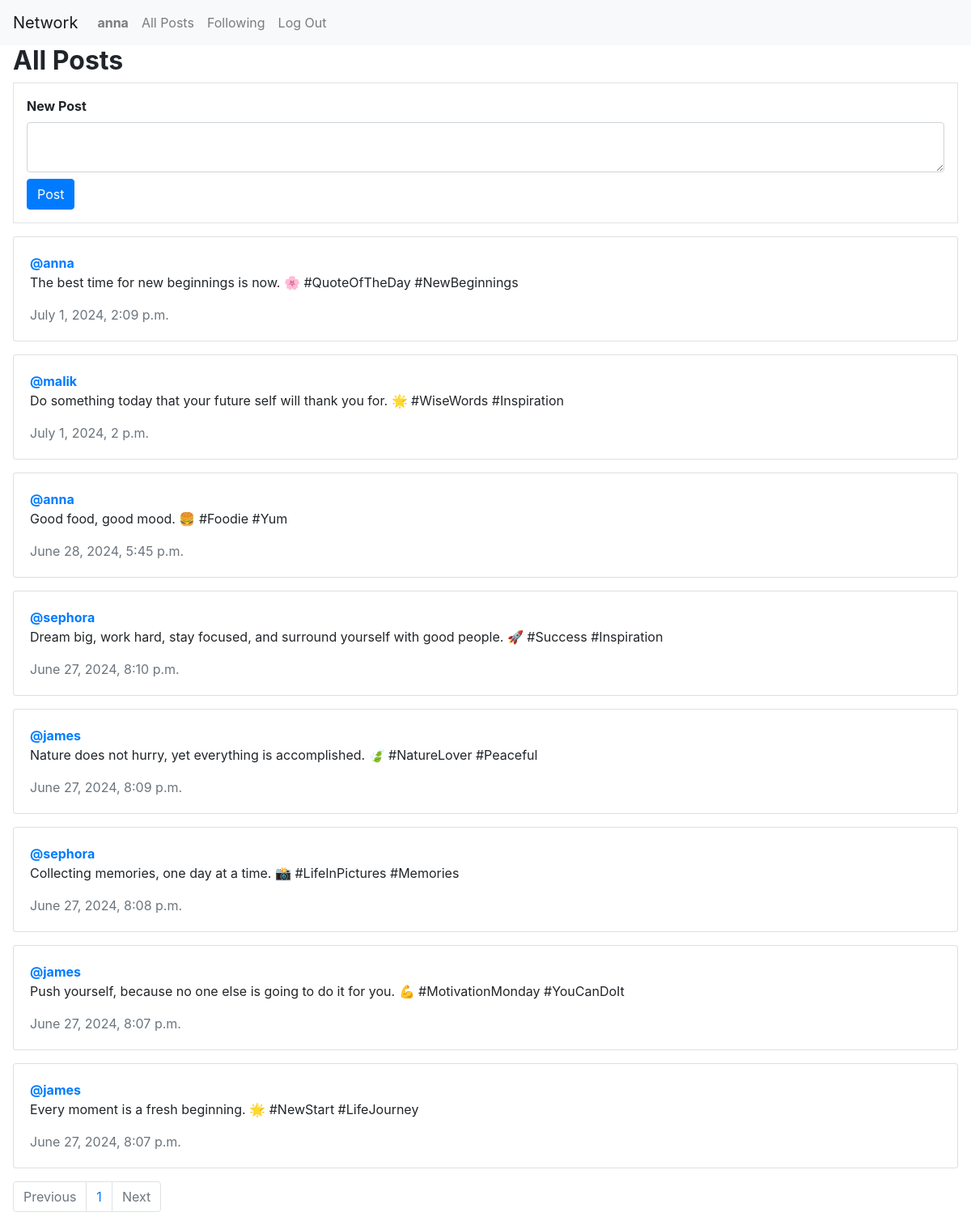
The app's page / (signed in) with its own data.
### network/models.py (models this page shows, shortened)
class User(AbstractUser):
    pass

class Post(models.Model):
    content = models.CharField(max_length=150)
    user = models.ForeignKey(User, on_delete=models.CASCADE, related_name="author")
    date = models.DateTimeField(auto_now_add=True)

### network/views.py (the view)
# urls.py: path("", views.index, name="index"),
def index(request):
    all_post = Post.objects.all().order_by('-date')
    paginator = Paginator(all_post, 10)
    page_number = request.GET.get('page')
    page_obj = paginator.get_page(page_number)
    if request.user.is_authenticated:
        return render(request, "network/index.html", {
            "page_obj": page_obj
        })
    else:
        return render(request, "network/login.html")

### network/templates/network/index.html (shortened to what this page needs)
{% extends "network/layout.html" %}
{% load static %}
{% block body %}
    <h2 class="mx-3"><strong>All Posts</strong></h2>
    <div class="mx-3 border" id="new_post_view">
        <div class="m-3">
            <form action="{% url 'new_post' %}" id="form-post" method="post">
                <div class="form-group">
                    <label><strong>New Post</strong></label>
                    <textarea class="form-control" name="content" id="form-content"></textarea>
                    <button class="btn btn-primary mt-2">Post</button>
                </div>
            </form>
        </div>
    </div>
    <div class="all_post mx-3 mt-3">
        {% for post in page_obj %}
        <div class="card mb-3">
            <div class="card-body">
              <a href="{% url 'profile' post.user.id %}"><strong>@{{ post.user }}</strong></a>
              <p class="card-text">{{ post.content }}</p>
              <p class="card-text text-muted">{{ post.date }}</p>
            </div>
          </div>
        {% endfor %}
    </div>
    <nav aria-label="Page navigation example">
        <ul class="pagination mx-3">
            {% if page_obj.has_previous %}
                <li class="page-item"><a class="page-link" href="?page={{ page_obj.previous_page_number }}">Previous</a></li>
            {% else %}
                <li class="page-item disabled"><span class="page-link">Previous</span></li>
            {% endif %}
            <span class="current">
                <li class="page-item page-link">{{ page_obj.number }}</li>
            </span>
            {% if page_obj.has_next %}
                <li class="page-item"><a class="page-link" href="?page={{ page_obj.next_page_number }}">Next</a></li>
            {% else %}
                <li class="page-item disabled"><span class="page-link">Next</span></li>
            {% endif %}
        </ul>
    </nav>
{% endblock %}

### network/templates/network/layout.html (shortened to what this page needs)
{% load static %}
<!DOCTYPE html>
<html lang="en">
    <head>
        <link rel="stylesheet" href="https://stackpath.bootstrapcdn.com/bootstrap/4.4.1/css/bootstrap.min.css">
        <link href="{% static 'network/styles.css' %}" rel="stylesheet">
    </head>
    <body>
        <nav class="navbar navbar-expand-lg navbar-light bg-light">
            <a class="navbar-brand" href="{% url 'index' %}">Network</a>
            <div>
              <ul class="navbar-nav mr-auto">
                {% if user.is_authenticated %}
                    <li class="nav-item">
                        <a class="nav-link" href="{% url 'profile' user_id=user.id %}"><strong>{{ user.username }}</strong></a>
                    </li>
                {% endif %}
                <li class="nav-item">
                  <a class="nav-link" href="{% url 'index' %}">All Posts</a>
                </li>
                {% if user.is_authenticated %}
                    <li class="nav-item">
                        <a class="nav-link" href="{% url 'following' %}">Following</a>
                    </li>
                    <li class="nav-item">
                        <a class="nav-link" href="{% url 'logout' %}">Log Out</a>
                    </li>
                {% endif %}
              </ul>
            </div>
          </nav>
        <div class="body">
            {% block body %}
            {% endblock %}
        </div>
    </body>
</html>

### records on screen
User: username "anna"
Post: user "anna", content "The best time for new beginnings is now. 🌸 #QuoteOfTheDay #NewBeginnings", date "July 1, 2024, 2:09 p.m."
Post: user "malik", content "Do something today that your future self will thank you for. 🌟 #WiseWords #Inspiration", date "July 1, 2024, 2 p.m."
Post: user "anna", content "Good food, good mood. 🍔 #Foodie #Yum", date "June 28, 2024, 5:45 p.m."
Post: user "sephora", content "Dream big, work hard, stay focused, and surround yourself with good people. 🚀 #Success #Inspiration", date "June 27, 2024, 8:10 p.m."
Post: user "james", content "Nature does not hurry, yet everything is accomplished. 🍃 #NatureLover #Peaceful", date "June 27, 2024, 8:09 p.m."
Post: user "sephora", content "Collecting memories, one day at a time. 📸 #LifeInPictures #Memories", date "June 27, 2024, 8:08 p.m."
Post: user "james", content "Push yourself, because no one else is going to do it for you. 💪 #MotivationMonday #YouCanDoIt", date "June 27, 2024, 8:07 p.m."
Post: user "james", content "Every moment is a fresh beginning. 🌟 #NewStart #LifeJourney", date "June 27, 2024, 8:07 p.m."

### other values on screen
{{ page_obj.number }} "1"
